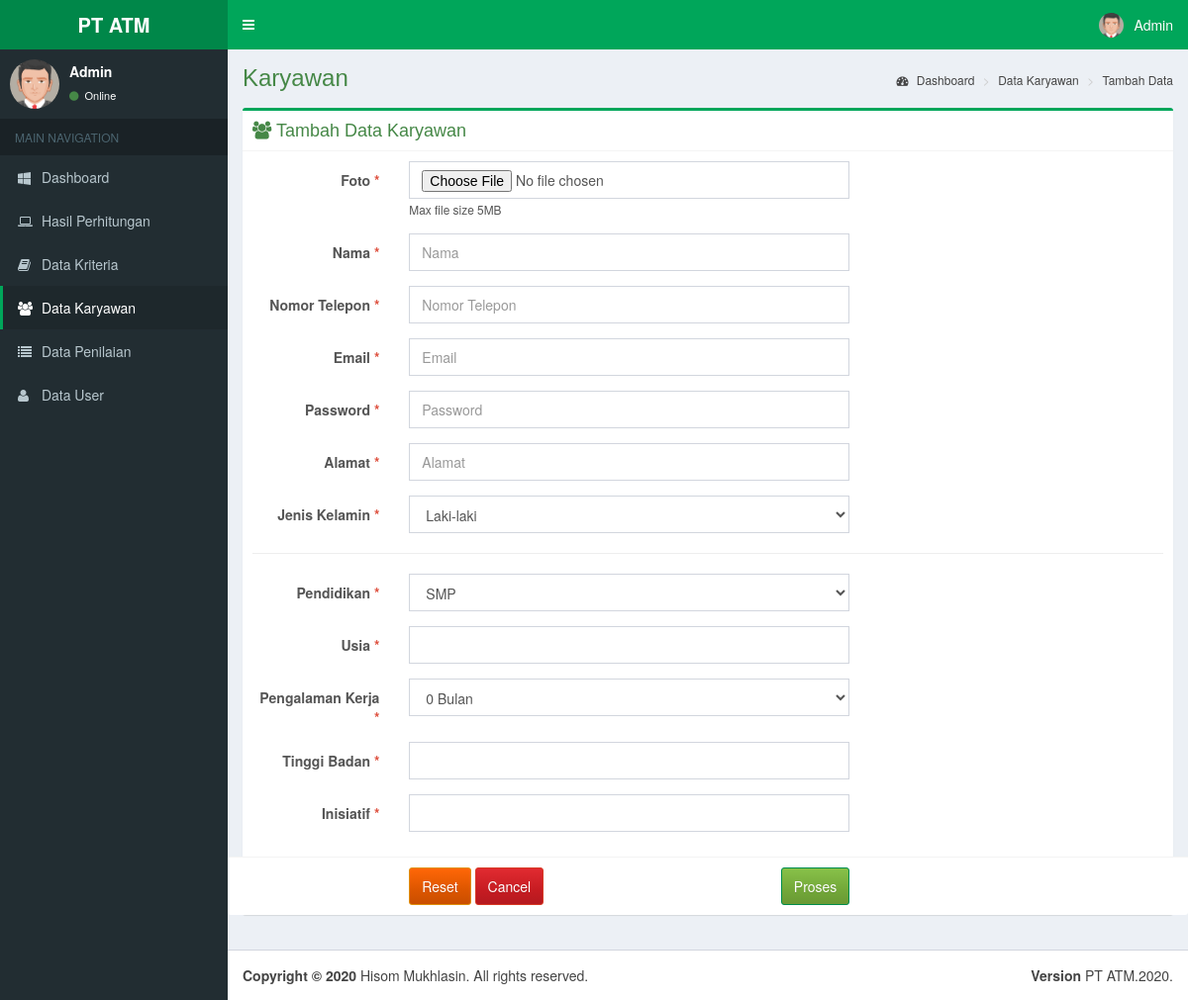
Screenshot of /add-karyawan.php (signed in) with the database file from the repository.
### tables this page shows
CREATE TABLE `kriteria` (
  `id_kriteria` int(11) NOT NULL AUTO_INCREMENT,
  `kriteria` varchar(50) NOT NULL,
  `cost_benefit` varchar(10) NOT NULL,
  `tipe` varchar(10) NOT NULL DEFAULT 'Option',
  `limit` tinyint(1) NOT NULL,
  PRIMARY KEY (`id_kriteria`)
);

### add-karyawan.php (the view, shortened to what this page needs)
<?php
include 'dbconf.php';
?>
<!DOCTYPE html>
<html>
<head>
	<?php include 'layout/head.php'; ?>
</head>
<body class="hold-transition fixed skin-green sidebar-mini">
<div class="wrapper">
	<header class="main-header">
		<?php include 'layout/header.php'; ?>
	</header>
	<aside class="main-sidebar">
		<?php include 'layout/sidebar.php'; ?>
	</aside>
	<div class="content-wrapper">
		<section class="content-header">
			<h1 class="text-success">Karyawan</h1>
			<ol class="breadcrumb">
				<li><a href="dashboard-ui.php"><i class="fa fa-dashboard"></i> Dashboard</a></li>
				<li><a href="karyawan.php">Data Karyawan</a></li>
				<li><a href="add-karyawan.php">Tambah Data</a></li>
			</ol>
		</section>
		<section class="content">
			<div class="box box-success">
				<div class="box-header with-border">
					<h3 class="box-title text-success"><i class="fa fa-users"> </i> Tambah Data Karyawan</h3>
				</div>
				<form class="form-horizontal" enctype="multipart/form-data" method="post" action="proses-karyawan.php">
					<div class="row">
						<div class="col-xs-12">
							<div class="box-body">
								<div class="form-group">
									<label for="foto" class="col-sm-2 control-label">Foto <span class="text-red">*</span></label>
									<div class="col-sm-6">
										<input type="file" class="form-control" name="foto" id="foto" required/>
										<small>Max file size 5MB</small>
									</div>
								</div>
								<div class="form-group">
									<label for="nama" class="col-sm-2 control-label">Nama <span class="text-red">*</span></label>
									<div class="col-sm-6">
										<input type="text" class="form-control" name="nama" id="nama" placeholder="Nama" required/>
									</div>
								</div>
								<div class="form-group">
									<label for="nomor_telepon" class="col-sm-2 control-label">Nomor Telepon <span class="text-red">*</span></label>
									<div class="col-sm-6">
										<input type="text" class="form-control" name="nomor_telepon" id="nomor_telepon" placeholder="Nomor Telepon" required/>
									</div>
								</div>
								<div class="form-group">
									<label for="email" class="col-sm-2 control-label">Email <span class="text-red">*</span></label>
									<div class="col-sm-6">
										<input type="email" class="form-control" name="email" id="email" placeholder="Email" required/>
									</div>
								</div>
								<div class="form-group">
									<label for="email" class="col-sm-2 control-label">Password <span class="text-red">*</span></label>
									<div class="col-sm-6">
										<input type="password" class="form-control" name="password" id="password" placeholder="Password" required/>
									</div>
								</div>
								<div class="form-group">
									<label for="Alamat" class="col-sm-2 control-label">Alamat <span class="text-red">*</span></label>
									<div class="col-sm-6">
										<input type="text" class="form-control" name="alamat" id="alamat" placeholder="Alamat" required/>
									</div>
								</div>
								<div class="form-group">
									<label for="jenis_kelamin" class="col-sm-2 control-label">Jenis Kelamin <span class="text-red">*</span></label>
									<div class="col-sm-6">
										<select class="form-control" name="jenis_kelamin" id="jenis_kelamin">
											<option value='laki-laki'>Laki-laki</option>
										</select>
									</div>
								</div>
								<hr>
								<?php
								$query = "SELECT * FROM `kriteria`";
								$result = $mysqli->query($query);
								?>
								<?php if ($result->num_rows > 0): ?>
									<?php while ($row = $result->fetch_assoc()): $row = (object)$row; ?>
										<div class="form-group">
											<label for="jenis_kelamin" class="col-sm-2 control-label"><?php echo $row->kriteria; ?> <span class="text-red">*</span></label>
											<div class="col-sm-6">
												<?php
												if ($row->tipe == 'Option'):
													$sub_query = "SELECT * FROM `sub_kriteria` WHERE id_kriteria = $row->id_kriteria";
													$sub_result = $mysqli->query($sub_query);
													?>
													<select class="form-control" name="sub_kriteria[<?php echo $row->id_kriteria; ?>]" id="<?php echo $row->kriteria; ?>">
														<?php while ($xrow = $sub_result->fetch_assoc()): $xrow = (object)$xrow; ?>
															<option value='<?php echo $xrow->id_sub_kriteria; ?>'><?php echo $xrow->sub_kriteria ?></option>
														<?php endwhile; ?>
													</select>
												<?php
												else: ?>
													<input type="number" class="form-control" name="sub_kriteria[<?php echo $row->id_kriteria; ?>]" id="<?php echo $row->kriteria; ?>">
												<?php endif; ?>
											</div>
										</div>
									<?php endwhile; ?>
								<?php endif; ?>
							</div>
							<div class="box-footer row">
								<div class="col-sm-6 col-sm-offset-2">
									<button type="reset" class="btn btn-warning">Reset</button>
									<a type="button" class="btn btn-danger" href="karyawan.php">Cancel</a>
									<button type="submit" class="btn btn-success pull-right">Proses</button>
								</div>
							</div>
						</div>
					</div>
				</form>
			</div>
		</section>
	</div>
	<footer class="main-footer">
		<?php include 'layout/footer.php'; ?>
	</footer>
</div>
</body>
</html>

### rows the page displays
kriteria: kriteria "Pendidikan"
kriteria: kriteria "Usia"
kriteria: kriteria "Pengalaman Kerja"
kriteria: kriteria "Tinggi Badan"
kriteria: kriteria "Inisiatif"

### other values shown
$_SESSION['judul'] "PT ATM"
$_SESSION['user'] "Admin"
form field value "SMP"
form field value "0 Bulan"
